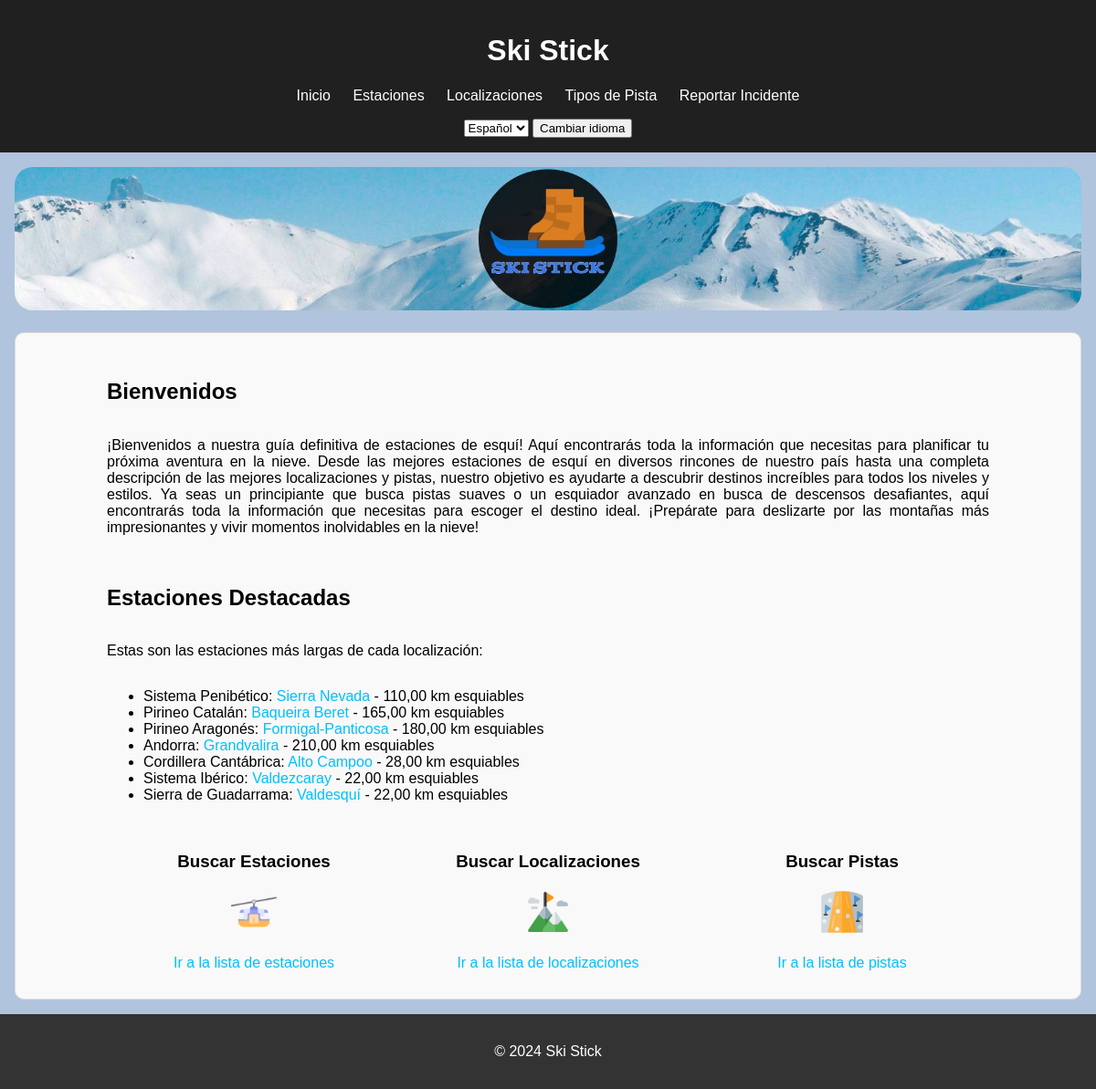
The page / on the database its author committed.
### appSkiStick/models.py (models this page shows, shortened)
class Estacion(models.Model):
    nombre = models.CharField(max_length=100, verbose_name=_("Nombre"))
    localizacion = models.ForeignKey(
        Localizacion,
        on_delete=models.CASCADE,
        related_name="estaciones",
        verbose_name=_("Localización"),
    )
    km_pistas = models.DecimalField(
        max_digits=5,
        decimal_places=2,
        help_text=_("Longitud total esquiable en kilómetros"),
        verbose_name=_("Kilómetros Esquiables"),
    )
    descripcion = models.TextField(blank=True, null=True, verbose_name=_("Descripción"))
    tipos_pista = models.ManyToManyField(
        TipoDePista,
        through='EstacionTipoDePista',
        related_name="estaciones",
        verbose_name=_("Tipos de Pista"),
    )
    imagen = models.ImageField(
        upload_to='estaciones/', blank=True, null=True, verbose_name=_("Imagen")
    )
    imagen_plano = models.ImageField(
        upload_to='estaciones/', blank=True, null=True, verbose_name=_("Plano de las Pistas")
    )

class Localizacion(models.Model):
    nombre = models.CharField(max_length=100, unique=True, verbose_name=_("Nombre"))
    descripcion = models.TextField(blank=True, null=True, verbose_name=_("Descripción"))
    latitud = models.FloatField(null=True, blank=True, verbose_name=_("Latitud"))
    longitud = models.FloatField(null=True, blank=True, verbose_name=_("Longitud"))
    imagen = models.ImageField(
        upload_to='localizacion/', blank=True, null=True, verbose_name=_("Imagen de la Localización")
    )

### appSkiStick/views.py (the view)
# urls.py: path('', HomeView.as_view(), name='home'),
class HomeView(TemplateView):
    template_name = "home.html"
    def get_context_data(self, **kwargs):
        context = super().get_context_data(**kwargs)
        estaciones_destacadas = {}
        for localizacion in Localizacion.objects.all():
            estacion_mas_larga = Estacion.objects.filter(localizacion=localizacion).order_by('-km_pistas').first()
            if estacion_mas_larga:
                estaciones_destacadas[localizacion.nombre] = estacion_mas_larga
        context['estaciones_destacadas'] = estaciones_destacadas
        context['localizaciones'] = Localizacion.objects.all()
        context['tipos_de_pista'] = TipoDePista.objects.all()
        context['LANGUAGES'] = settings.LANGUAGES
        context['LANGUAGE_CODE'] = self.request.LANGUAGE_CODE
        return context

### appSkiStick/templates/home.html
{% extends "base.html" %}
{% load i18n %}
{% block content %}
{% load static %}
<div class="portada">
    <div class="ski-stick-imagen">
        <img src="{% static 'img/banner.jpg' %}" alt="{% trans 'Ski Stick Banner' %}">
    </div>
    <div class="portada-info">
        <h2>{% trans "Bienvenidos" %}</h2>
        <p>
            {% trans "¡Bienvenidos a nuestra guía definitiva de estaciones de esquí! Aquí encontrarás toda la información que necesitas para planificar tu próxima aventura en la nieve. Desde las mejores estaciones de esquí en diversos rincones de nuestro país hasta una completa descripción de las mejores localizaciones y pistas, nuestro objetivo es ayudarte a descubrir destinos increíbles para todos los niveles y estilos. Ya seas un principiante que busca pistas suaves o un esquiador avanzado en busca de descensos desafiantes, aquí encontrarás toda la información que necesitas para escoger el destino ideal. ¡Prepárate para deslizarte por las montañas más impresionantes y vivir momentos inolvidables en la nieve!" %}
        </p>
        <br>
        <h2>{% trans "Estaciones Destacadas" %}</h2>
        <p>{% trans "Estas son las estaciones más largas de cada localización:" %}</p>
        <ul>
            {% for localizacion, estacion in estaciones_destacadas.items %}
                {% if estacion %}
                    <li>{{ localizacion }}: <a href="{% url 'estacion_detail' estacion.pk %}">{{ estacion.nombre }}</a> - {{ estacion.km_pistas }} {% trans "km esquiables" %}</li>
                {% else %}
                    <li>{{ localizacion }}: {% trans "No hay estaciones disponibles" %}</li>
                {% endif %}
            {% endfor %}
        </ul>
        <br>
        <div class="buscar">
            <div>
                <h3>{% trans "Buscar Estaciones" %}</h3>
                <img src="{% static 'img/estacion.png' %}" alt="{% trans 'Estación' %}"><br><br>
                <a href="{% url 'estacion_list' %}">{% trans "Ir a la lista de estaciones" %}</a>
            </div>
            <div>
                <h3>{% trans "Buscar Localizaciones" %}</h3>
                <img src="{% static 'img/localizacion.png' %}" alt="{% trans 'Localización' %}"><br><br>
                <a href="{% url 'localizacion_list' %}">{% trans "Ir a la lista de localizaciones" %}</a>
            </div>
            <div>
                <h3>{% trans "Buscar Pistas" %}</h3>
                <img src="{% static 'img/pista.png' %}" alt="{% trans 'Pista' %}"><br><br>
                <a href="{% url 'pista_list' %}">{% trans "Ir a la lista de pistas" %}</a>
            </div>
        </div>
    </div>
</div>
{% endblock %}

### appSkiStick/static/css/styles.css (style rules this page uses)
html, body { height: 100%; margin: 0; padding: 0; overflow-y: auto; }
body { font-family: Arial, sans-serif; margin: 0; padding: 0; background-color: lightsteelblue; }
.portada { display: flex; flex-direction: column; }
.ski-stick-imagen { justify-content: center; align-items: center; text-align: center; }
.ski-stick-imagen img { width: 100%; border-radius: 20px; margin-bottom: 20px; }
.portada-info { flex:1; display: flex; flex-direction: column; border: 1px solid #ddd; border-radius: 10px; background-color: #f9f9f9; padding: 30px 100px; }
.portada-info { text-align: justify; }
.portada a { text-decoration: none; transition: color 0.3s ease; color: deepskyblue; }
.buscar { display: flex; flex-direction: row; }
.buscar div { flex:1; text-align: center; }
.buscar img { width: 50px; }

### rows shown on the page
Estacion: nombre "Sistema Penibético", nombre "Sierra Nevada", km_pistas "110,00"
Estacion: nombre "Pirineo Catalán", nombre "Baqueira Beret", km_pistas "165,00"
Estacion: nombre "Pirineo Aragonés", nombre "Formigal-Panticosa", km_pistas "180,00"
Estacion: nombre "Andorra", nombre "Grandvalira", km_pistas "210,00"
Estacion: nombre "Cordillera Cantábrica", nombre "Alto Campoo", km_pistas "28,00"
Estacion: nombre "Sistema Ibérico", nombre "Valdezcaray", km_pistas "22,00"
Estacion: nombre "Sierra de Guadarrama", nombre "Valdesquí", km_pistas "22,00"

### other values the page prints
form field value "Español"
